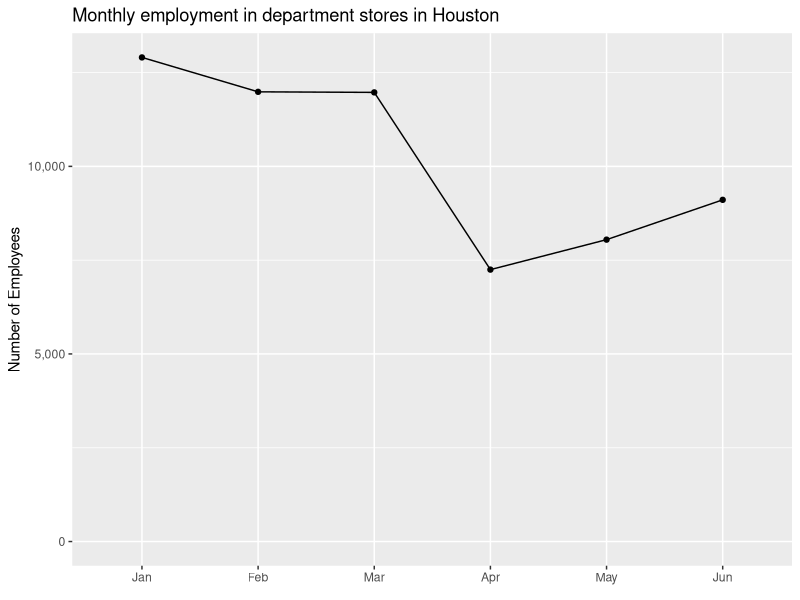
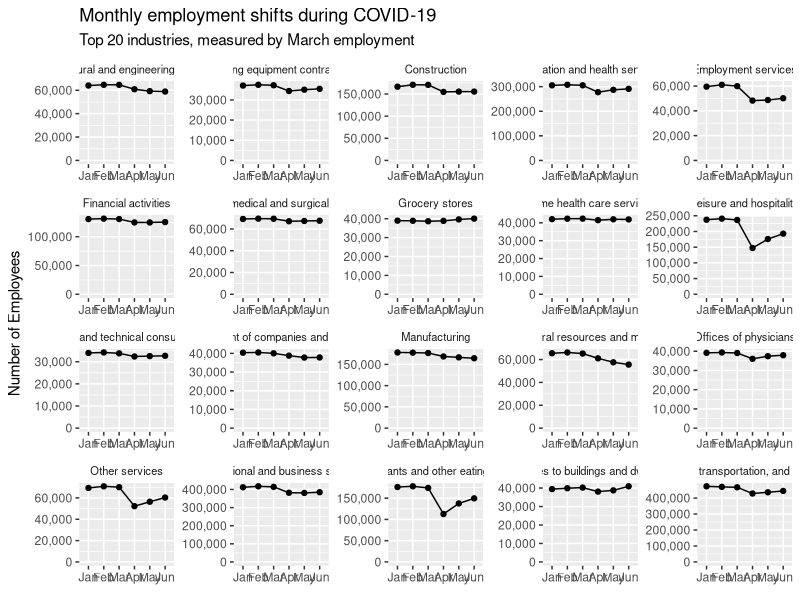
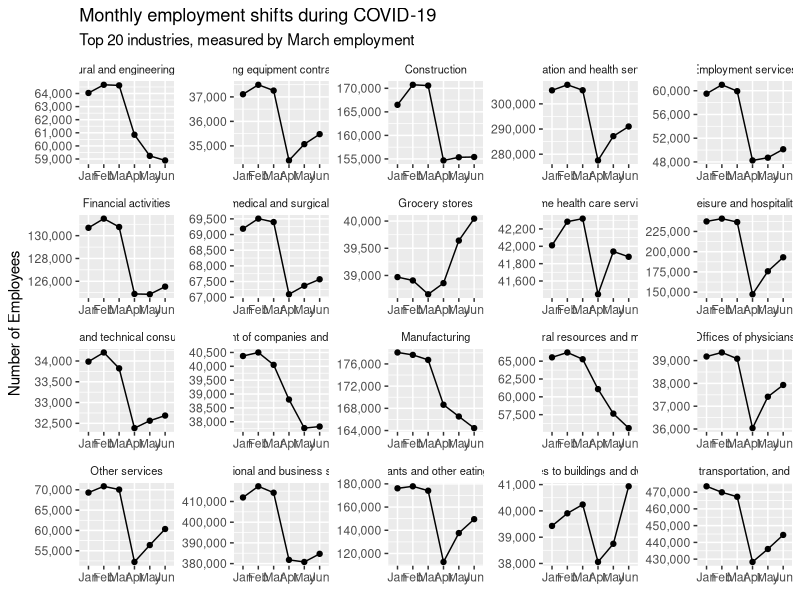
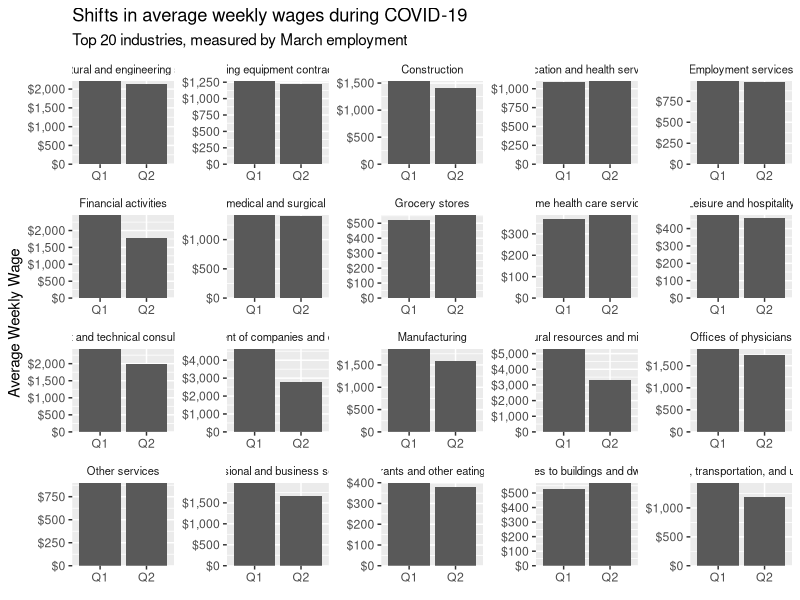

Recreate these plots in R, in order.
library(tidyverse)
# library(cr)

q1 <- readr::read_csv("./data/harris_q1_qcew.csv") %>%
  filter(own_code == 5, ## Private only
         nchar(industry_code) == 4) ## 4 digit industry
q2 <- readr::read_csv("./data/harris_q2_qcew.csv") %>%
  filter(own_code == 5,
         nchar(industry_code) == 4)

# set_cr_theme()

q1_q2 <- left_join(q1, q2, by = 'industry_code', suffix = c('_Q1', '_Q2'))
lookup <- readr::read_csv("./data/industry-titles-csv.csv")

joined <- left_join(q1_q2, lookup, by = "industry_code") %>%
  relocate(industry_title, .after = "industry_code") %>%
  mutate(industry_title = str_replace_all(industry_title, "NAICS ", ""),
         industry_title = str_replace_all(industry_title, '[[:digit:]]+', ""),
         industry_title = trimws(industry_title))

joined %>%
  pivot_longer(cols = c('month1_emplvl_Q1','month2_emplvl_Q1','month3_emplvl_Q1','month1_emplvl_Q2','month2_emplvl_Q2','month3_emplvl_Q2'),
               names_to = 'month',
               values_to = 'employment') %>%
  select(industry_code, industry_title, month, employment) %>%
  mutate(better_month = case_when(month == 'month1_emplvl_Q1' ~ 1,
                                  month == 'month2_emplvl_Q1' ~ 2,
                                  month == 'month3_emplvl_Q1' ~ 3,
                                  month == 'month1_emplvl_Q2' ~ 4,
                                  month == 'month2_emplvl_Q2' ~ 5,
                                  month == 'month3_emplvl_Q2' ~ 6)) %>%
  filter(industry_code == 4522) %>%
  # group_by(industry_code, better_month) %>%
  # summarise(employment = sum(employment)) %>%
  ggplot(aes(x = better_month, y = employment, group = industry_code)) +
  geom_point() +
  geom_line() +
  scale_x_discrete(labels = month.abb, limits = month.abb[1:6]) +
  scale_y_continuous(limits = c(0, NA), labels = scales::comma_format()) +
  labs(title = 'Monthly employment in department stores in Houston',
       x = element_blank(),
       y = 'Number of Employees')

top_20_industries <- joined %>%
  pivot_longer(cols = c('month1_emplvl_Q1','month2_emplvl_Q1','month3_emplvl_Q1','month1_emplvl_Q2','month2_emplvl_Q2','month3_emplvl_Q2'),
               names_to = 'month',
               values_to = 'employment') %>%
  select(industry_code, industry_title, month, employment) %>%
  mutate(better_month = case_when(month == 'month1_emplvl_Q1' ~ 1,
                                  month == 'month2_emplvl_Q1' ~ 2,
                                  month == 'month3_emplvl_Q1' ~ 3,
                                  month == 'month1_emplvl_Q2' ~ 4,
                                  month == 'month2_emplvl_Q2' ~ 5,
                                  month == 'month3_emplvl_Q2' ~ 6)) %>%
  filter(better_month == 3) %>%
  arrange(desc(employment)) %>%
  slice(1:20) %>% select(industry_title) %>% pull()

joined %>%
  filter(industry_title %in% top_20_industries) %>%
  pivot_longer(cols = c('month1_emplvl_Q1','month2_emplvl_Q1','month3_emplvl_Q1','month1_emplvl_Q2','month2_emplvl_Q2','month3_emplvl_Q2'),
               names_to = 'month',
               values_to = 'employment') %>%
  select(industry_code, industry_title, month, employment) %>%
  mutate(better_month = case_when(month == 'month1_emplvl_Q1' ~ 1,
                                  month == 'month2_emplvl_Q1' ~ 2,
                                  month == 'month3_emplvl_Q1' ~ 3,
                                  month == 'month1_emplvl_Q2' ~ 4,
                                  month == 'month2_emplvl_Q2' ~ 5,
                                  month == 'month3_emplvl_Q2' ~ 6)) %>%
  ggplot(aes(x = better_month, y = employment, group = industry_title)) +
  geom_point() +
  geom_line() +
  scale_x_discrete(labels = month.abb, limits = month.abb[1:6]) +
  scale_y_continuous(labels = scales::comma_format(),
                     limits = c(0, NA)) +
  labs(title = 'Monthly employment shifts during COVID-19',
       subtitle = 'Top 20 industries, measured by March employment',
       x = element_blank(),
       y = 'Number of Employees') +
  facet_wrap(~ industry_title, scales = 'free') +
  theme(strip.text = element_text(size = 8),
        strip.background = element_blank())

joined %>%
  filter(industry_title %in% top_20_industries) %>%
  pivot_longer(cols = c('month1_emplvl_Q1','month2_emplvl_Q1','month3_emplvl_Q1','month1_emplvl_Q2','month2_emplvl_Q2','month3_emplvl_Q2'),
               names_to = 'month',
               values_to = 'employment') %>%
  select(industry_code, industry_title, month, employment) %>%
  mutate(better_month = case_when(month == 'month1_emplvl_Q1' ~ 1,
                                  month == 'month2_emplvl_Q1' ~ 2,
                                  month == 'month3_emplvl_Q1' ~ 3,
                                  month == 'month1_emplvl_Q2' ~ 4,
                                  month == 'month2_emplvl_Q2' ~ 5,
                                  month == 'month3_emplvl_Q2' ~ 6)) %>%
  ggplot(aes(x = better_month, y = employment, group = industry_title)) +
  geom_point() +
  geom_line() +
  scale_x_discrete(labels = month.abb, limits = month.abb[1:6]) +
  scale_y_continuous(labels = scales::comma_format()) +
  labs(title = 'Monthly employment shifts during COVID-19',
       subtitle = 'Top 20 industries, measured by March employment',
       x = element_blank(),
       y = 'Number of Employees') +
  facet_wrap(~ industry_title, scales = 'free') +
  theme(strip.text = element_text(size = 8),
        strip.background = element_blank())


joined %>%
  filter(industry_title %in% top_20_industries) %>%
  pivot_longer(cols = c('avg_wkly_wage_Q1','avg_wkly_wage_Q2'),
               names_to = 'quarter',
               values_to = 'wages') %>%
  select(industry_code, industry_title, quarter, wages) %>%
  ggplot(aes(x = quarter, y = wages, group = industry_title)) +
  geom_col() +
  # geom_point() +
  # geom_line() +
  scale_x_discrete(labels = c('Q1', 'Q2')) +
  scale_y_continuous(labels = scales::dollar_format(),
                     limits = c(0, NA),
                     expand = c(0, .001)) +
  labs(title = 'Shifts in average weekly wages during COVID-19',
       subtitle = 'Top 20 industries, measured by March employment',
       x = element_blank(),
       y = 'Average Weekly Wage') +
  facet_wrap(~ industry_title, scales = 'free') +
  theme(strip.text = element_text(size = 8),
        strip.background = element_blank())
